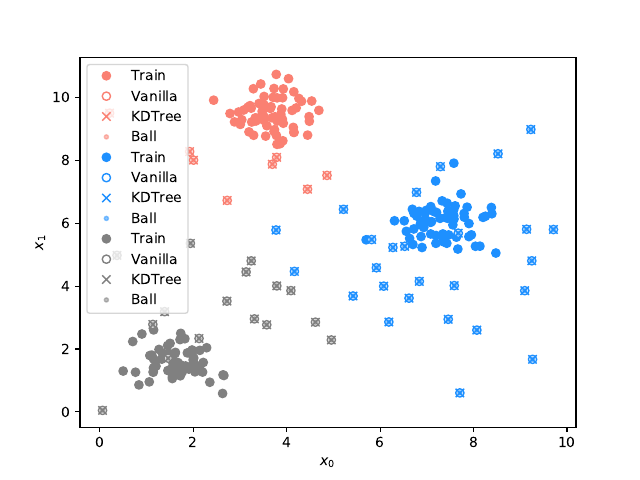

Write the Python code that produced this figure.
from sklearn.datasets import make_blobs
import matplotlib.pyplot as plt
from sklearn.neighbors import KNeighborsClassifier
from sklearn.neighbors import KDTree, BallTree
import numpy as np

#Generate training set
seed = 42  #Random seed for dataset reproducibility
N = 200     #Points to generate
Nfeat = 2   #The number of "crds" / dimensions in X. 2 for plottability here.
Ncent = 3   #How many groups to label generated data into?
Xtrain,ytrain = make_blobs(n_samples=N,\
                           n_features=Nfeat,\
                           centers=Ncent,\
                           cluster_std=0.5, center_box=(0.0, 10.0),\
                           shuffle=True,\
                           random_state=seed,\
                           return_centers=False)

#Generate datapoints to classify
Xtest = np.random.rand(50,Nfeat)
Xtest = np.multiply(10,Xtest)


#Train models resorting on alternative algorithms for finding neighbors

#A vanilla k-nearest neighbors (KNN) model
#This should take a time proportional to DN, w/ N data points and D dimensions
knn = KNeighborsClassifier(n_neighbors=7,algorithm='brute')
knn.fit(Xtrain,ytrain)

#There are also tree and ball algorithms for finding the nearest neighbors.
#The tree algorithm uses info like if A,B distant && B,C close => A,C distant
#At best takes a DlogN time, but gets worse at higher dimensions, e.g. DN
kdt = KNeighborsClassifier(n_neighbors=7,algorithm='kd_tree')
kdt.fit(Xtrain,ytrain)

#The ball algorithm looks at a D-sphere when finding the neighbors. Addresses
#issues of KDTree at high dimensions, so DlogN expected at high D
kbt = KNeighborsClassifier(n_neighbors=7,algorithm='ball_tree')
kbt.fit(Xtrain,ytrain)


#Predict labels for a testing sample
ypredKNN = knn.predict(Xtest)
ypredKDT = kdt.predict(Xtest)
ypredKBT = kbt.predict(Xtest)

#Plot
colors=['salmon','dodgerblue','gray']
for i in range(Ncent):
    plt.plot([x for ix,x in enumerate(Xtrain[:,0]) if ytrain[ix]==i],\
             [x for ix,x in enumerate(Xtrain[:,1]) if ytrain[ix]==i],\
             lw=0,marker='o',color=colors[i],\
             label='Train')
    plt.plot([x for ix,x in enumerate(Xtest[:,0]) if ypredKNN[ix]==i],\
             [x for ix,x in enumerate(Xtest[:,1]) if ypredKNN[ix]==i],\
             lw=0,markerfacecolor='white',marker='o',color=colors[i],\
             label='Vanilla')
    plt.plot([x for ix,x in enumerate(Xtest[:,0]) if ypredKDT[ix]==i],\
             [x for ix,x in enumerate(Xtest[:,1]) if ypredKDT[ix]==i],\
             lw=0,marker='x',color=colors[i],\
             label='KDTree')
    plt.plot([x for ix,x in enumerate(Xtest[:,0]) if ypredKBT[ix]==i],\
             [x for ix,x in enumerate(Xtest[:,1]) if ypredKBT[ix]==i],\
             lw=0,marker='.',alpha=0.5,color=colors[i],\
             label='Ball')
plt.legend()
plt.xlabel(r'$x_0$')
plt.ylabel(r'$x_1$')
plt.savefig('classifier.pdf')
